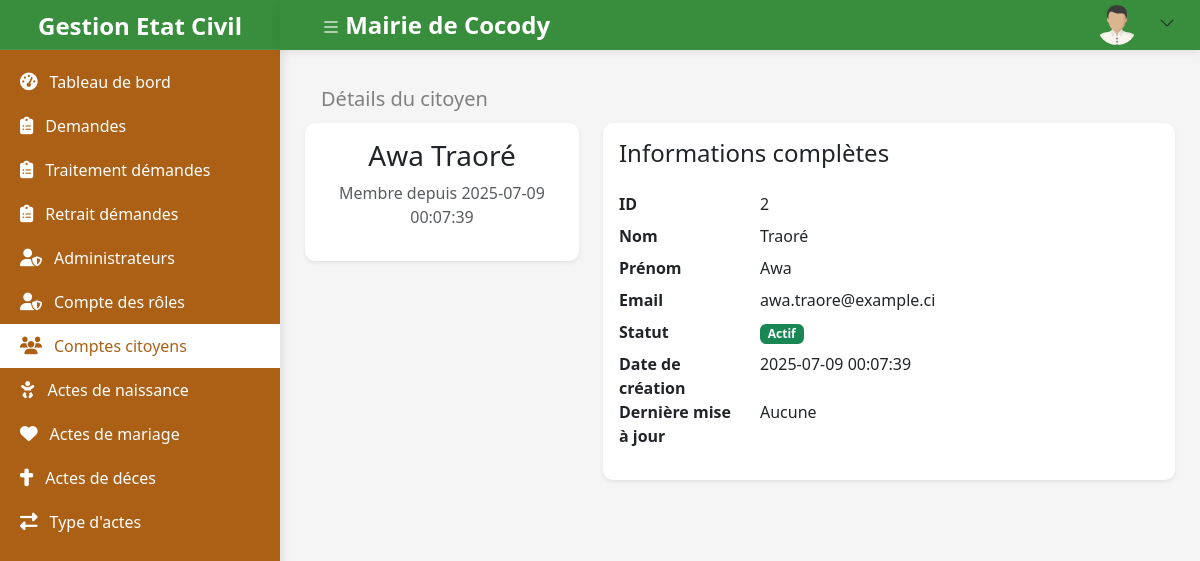
The page /admin/citoyens/details.php?id=2 (signed in) on the database its author committed.
### tables this page shows
CREATE TABLE citoyens (
    id INT AUTO_INCREMENT PRIMARY KEY COMMENT 'Identifiant unique du citoyen',
    nom VARCHAR(100) NOT NULL COMMENT 'Nom de famille du citoyen',
    prenom VARCHAR(100) NOT NULL COMMENT 'Prénom du citoyen',
    email VARCHAR(255) NOT NULL UNIQUE COMMENT 'Adresse e-mail unique du citoyen',
    mobile VARCHAR(20) COMMENT 'Numéro de téléphone mobile',
    adresse TEXT COMMENT 'Adresse physique complète du citoyen',
    password_hash VARCHAR(255) NOT NULL COMMENT 'Mot de passe crypté (hash)',
    verification_token VARCHAR(64) COMMENT 'Jeton de vérification e-mail',
    statut BOOLEAN DEFAULT TRUE COMMENT 'Statut du compte (actif/inactif)',
    email_verified BOOLEAN DEFAULT FALSE COMMENT 'Email vérifié (true/false)',
    remember_token VARCHAR(255) COMMENT 'Jeton pour la reconnexion automatique',
    remember_token_expires DATETIME COMMENT 'Date d expiration du remember_token',
    last_login DATETIME COMMENT 'Dernière connexion du citoyen',
    created_at DATETIME DEFAULT CURRENT_TIMESTAMP COMMENT 'Date d inscription',
    updated_at DATETIME ON UPDATE CURRENT_TIMESTAMP COMMENT 'Dernière mise à jour des données'
);

### app/repositories/citoyen_repository.php (called while the page is built, shortened)
<?php
require_once dirname(dirname(__DIR__)) . DIRECTORY_SEPARATOR . 'app/models/citoyen_model.php';
class CitoyenRepository {
    private $db;
    public function __construct($pdo) {
        $this->db = $pdo;
    }
    public function findById(int $id): ?CitoyenModel {
        $stmt = $this->db->prepare("
            SELECT * FROM citoyens
            WHERE id = :id
            LIMIT 1
        ");
        $stmt->execute([':id' => $id]);
        $data = $stmt->fetch(PDO::FETCH_ASSOC);
        return $data ? CitoyenModel::fromArray($data) : null;
    }
}

### app/models/citoyen_model.php (called while the page is built, shortened)
<?php
class CitoyenModel {
    private ?int $id;
    private string $nom;
    private string $prenom;
    private string $email;
    private bool $statut;
    private string $createdAt;
    private string $updatedAt;
    public function __construct(
        ?int $id = null,
        string $nom = '',
        string $prenom = '',
        string $email = '',
        ?string $mobile = null,
        ?string $adresse = null,
        string $passwordHash = '',
        ?string $verificationToken = null,
        bool $statut = true,
        bool $emailVerified = false,
        ?string $rememberToken = null,
        ?string $rememberTokenExpires = null,
        ?string $lastLogin = null,
        string $createdAt = '',
        string $updatedAt = ''
    ) {
        $this->id = $id;
        $this->nom = $nom;
        $this->prenom = $prenom;
        $this->email = $email;
        $this->statut = $statut;
        $this->createdAt = $createdAt;
        $this->updatedAt = $updatedAt;
    }
    public function getId(): ?int { return $this->id; }
    public function getNom(): string { return $this->nom; }
    public function getPrenom(): string { return $this->prenom; }
    public function getEmail(): string { return $this->email; }
    public function getStatut(): bool { return $this->statut; }
    public function getCreatedAt(): string { return $this->createdAt; }
    public function getUpdatedAt(): string { return $this->updatedAt; }
    public function setId(?int $id): self { $this->id = $id; return $this; }
    public function setNom(string $nom): self { $this->nom = $nom; return $this; }
    public function setPrenom(string $prenom): self { $this->prenom = $prenom; return $this; }
    public function setEmail(string $email): self { $this->email = $email; return $this; }
    public function setMobile(?string $mobile): self { $this->mobile = $mobile; return $this; }
    public function setAdresse(?string $adresse): self { $this->adresse = $adresse; return $this; }
    public function setPasswordHash(string $passwordHash): self { $this->passwordHash = $passwordHash; return $this; }
    public function setVerificationToken(?string $verificationToken): self { $this->verificationToken = $verificationToken; return $this; }
    public function setStatut(bool $statut): self { $this->statut = $statut; return $this; }
    public function setEmailVerified(bool $emailVerified): self { $this->emailVerified = $emailVerified; return $this; }
    public function setRememberToken(?string $rememberToken): self { $this->rememberToken = $rememberToken; return $this; }
    public function setRememberTokenExpires(?string $rememberTokenExpires): self { $this->rememberTokenExpires = $rememberTokenExpires; return $this; }
    public function setLastLogin(?string $lastLogin): self { $this->lastLogin = $lastLogin; return $this; }
    public function setCreatedAt(string $createdAt): self { $this->createdAt = $createdAt; return $this; }
    public function setUpdatedAt(string $updatedAt): self { $this->updatedAt = $updatedAt; return $this; }
    public static function fromArray(array $data): self {
        return (new self())
            ->setId($data['id'] ?? null)
            ->setNom($data['nom'] ?? '')
            ->setPrenom($data['prenom'] ?? '')
            ->setEmail($data['email'] ?? '')
            ->setMobile($data['mobile'] ?? null)
            ->setAdresse($data['adresse'] ?? null)
            ->setPasswordHash($data['password_hash'] ?? '')
            ->setVerificationToken($data['verification_token'] ?? null)
            ->setStatut($data['statut'] ?? true)
            ->setEmailVerified($data['email_verified'] ?? false)
            ->setRememberToken($data['remember_token'] ?? null)
            ->setRememberTokenExpires($data['remember_token_expires'] ?? null)
            ->setLastLogin($data['last_login'] ?? null)
            ->setCreatedAt($data['created_at'] ?? '')
            ->setUpdatedAt($data['updated_at'] ?? '');
    }
}

### admin/citoyens/details.php (the view, shortened to what this page needs)
<?php
require_once __DIR__ . '/../../app/config/database.php';
require_once __DIR__ . '/../../admin/content_render.php';
require_once __DIR__ . '/../../app/helpers/action_helper.php';
require_once __DIR__ . '/../../app/repositories/citoyen_repository.php';
$citoyenRepository = new CitoyenRepository($db);
$id = $_GET['id'] ?? null;
try {
    $citoyen = $citoyenRepository->findById(intval($id));
} catch (Exception $e) {
    die('Erreur : ' . $e->getMessage());
}
?>
<?php include '../partials/header.php'; ?>
<main class="main-content">
     <?= ContentRendu::header(
        " Détails du citoyen",
        [
           ActionHelper::bntIcon('Retour', 'bi bi-arrow-left', 'list.php', 'btn-secondary'),
            ActionHelper::bntIcon('Modifier', 'bi bi-pencil-square', 'edit.php?id=' . htmlspecialchars($citoyen->getId()), 'btn-warning'),
        ]
    ) ?>
   <div class="row">
        <div class="col-md-4">
            <div class="card shadow-sm mb-4">
                <div class="card-body text-center">
                    <h3><?= htmlspecialchars($citoyen->getPrenom() . ' ' . $citoyen->getNom()) ?></h3>
                    <p class="text-muted">Membre depuis <?= htmlspecialchars($citoyen->getCreatedAt()) ?></p>
                </div>
            </div>
        </div>
        <div class="col-md-8">
            <div class="card shadow-sm">
                <div class="card-body">
                    <h4 class="card-title mb-4">Informations complètes</h4>
                    <dl class="row">
                        <dt class="col-sm-3">ID</dt>
                        <dd class="col-sm-9"><?= htmlspecialchars($citoyen->getId()) ?></dd>
                        <dt class="col-sm-3">Nom</dt>
                        <dd class="col-sm-9"><?= htmlspecialchars($citoyen->getNom()) ?></dd>
                        <dt class="col-sm-3">Prénom</dt>
                        <dd class="col-sm-9"><?= htmlspecialchars($citoyen->getPrenom()) ?></dd>
                        <dt class="col-sm-3">Email</dt>
                        <dd class="col-sm-9"><?= htmlspecialchars($citoyen->getEmail()) ?></dd>
                        <dt class="col-sm-3">Statut</dt>
                        <dd class="col-sm-9">
                            <span class="badge bg-<?= $citoyen->getStatut() ? 'success' : 'secondary' ?>">
                                <?= $citoyen->getStatut() ? 'Actif' : 'Inactif' ?>
                            </span>
                        </dd>
                        <dt class="col-sm-3">Date de création</dt>
                        <dd class="col-sm-9"><?= htmlspecialchars($citoyen->getCreatedAt()) ?></dd>
                        <dt class="col-sm-3">Dernière mise à jour</dt>
                        <dd class="col-sm-9"><?= $citoyen->getUpdatedAt() ? htmlspecialchars($citoyen->getUpdatedAt()) : 'Aucune' ?></dd>
                    </dl>
                </div>
            </div>
        </div>
    </div>
</main>
<?php include '../partials/footer.php'; ?>

### assets/css/admin.css (style rules this page uses)
:root { --primary-color: white; --sidebar-width: 280px; --header-height: 50px; --orange: #ac6015; --orange-clair: #FFB74D; --blanc: #FFFFFF; --vert: #4CAF50; --vert-fonce: #388E3C; --gris: #F5F5F5; }
body { display: flex; min-height: 100vh; background-color: #f5f5f5; margin: 0; padding: 0; }
.main-content { margin-left: var(--sidebar-width); margin-top: var(--header-height); padding: 25px; flex: 1; transition: margin-left 0.3s ease; }
.card { border-radius: 10px; box-shadow: 0 2px 10px rgba(0,0,0,0.05); border: none; margin-bottom: 25px; }

### rows shown on the page
citoyens: $citoyen->getPrenom() . ' ' . $citoyen->getNom() "Awa Traoré", created_at "2025-07-09 00:07:39", id "2", nom "Traoré", prenom "Awa", email "awa.traore@example.ci"

### other values the page prints
$nav['name'] "Tableau de bord"
$nav['name'] "Demandes"
$nav['name'] "Traitement démandes"
$nav['name'] "Retrait démandes"
$nav['name'] "Administrateurs"
$nav['name'] "Compte des rôles"
$nav['name'] "Comptes citoyens"
$nav['name'] "Actes de naissance"
$nav['name'] "Actes de mariage"
$nav['name'] "Actes de déces"
$nav['name'] "Type d'actes"
COMMUNE_NAME "Mairie de Cocody"
$title "Détails du citoyen"
